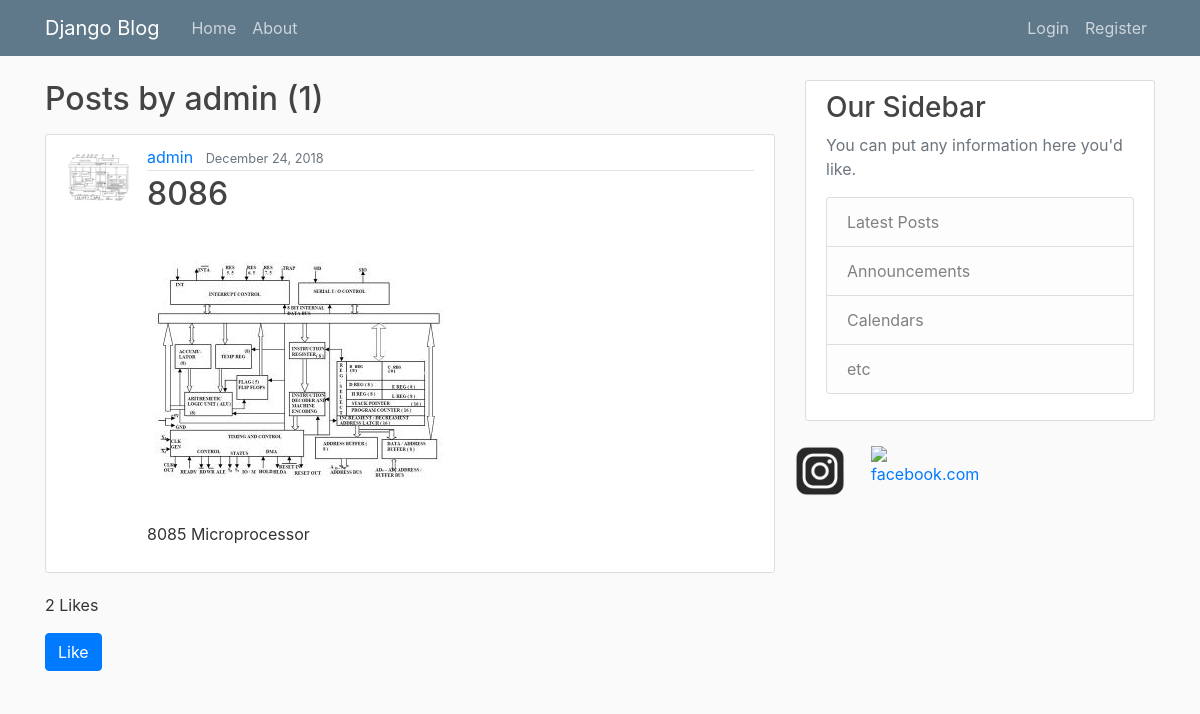
Screenshot of /user/admin with the database file from the repository.
### blog/models.py (models this page shows, shortened)
class Post(models.Model):
    title=models.CharField(max_length=100)
    content=models.TextField()
    image = models.ImageField(default='default.jpg', upload_to='post_pics')
    date_posted=models.DateTimeField(default=timezone.now)
    author=models.ForeignKey(User,on_delete=models.CASCADE)
    like=models.SmallIntegerField(default=0)
    liked_by=models.ManyToManyField(User,related_name='liked_by',blank=True)

### users/models.py (models this page shows, shortened)
class Profile(models.Model):
    user=models.OneToOneField(User,on_delete=models.CASCADE)
    image=models.ImageField(default='default.jpg',upload_to='profile_pics')

### blog/views.py (the view)
# urls.py: path('user/<str:username>', UserPostListView.as_view(), name='user-posts'),
class UserPostListView(ListView):
    model = Post
    template_name = 'blog/user_posts.html' #<app>/<model>_<viewtype>.html
    context_object_name = 'posts'
    paginate_by = 3
    def get_queryset(self):
        user=get_object_or_404(User,username=self.kwargs.get('username'))
        return Post.objects.filter(author=user).order_by('-date_posted')

### blog/templates/blog/user_posts.html (shortened to what this page needs)
{%extends 'blog/base.html'%}
{%block content%}
<h2 class="mb-3">Posts by {{view.kwargs.username}} ({{page_obj.paginator.count}})</h2>
    {%for post in posts%}
        <article class="media content-section">
            <img class ="rounded-circle article-img" src="{{ post.author.profile.image.url }}">
          <div class="media-body">
            <div class="article-metadata">
                    <a class="mr-2" href="{% url 'user-posts' post.author.username %}">{{ post.author }}</a>
              <small class="text-muted">{{ post.date_posted|date:"F d, Y"}}</small>
            </div>
            <h2><a class="article-title" href="{% url 'post-detail' post.id%}">{{ post.title }}</a></h2>
              <img src="{{ post.image.url }}">
            <p class="article-content">{{ post.content }}</p>
          </div>
        </article>
        <p>{{post.like}} Likes</p>
        {% if request.user in post.liked_by.all %}
            <form method="post" action="{% url 'post-like' %}">
                    {% csrf_token %}
                    <div class="mdeia-body mb-3">
                        <button class="btn btn-danger" type="submit" name="post_id" value="{{post.id}}">Unlike</button>
                    </div>
            </form>
        {% else %}
            <form method="post" action="{% url 'post-like' %}">
                    <div class="mdeia-body mb-3">
                        <button class="btn btn-primary" type="submit" name="post_id" value="{{post.id}}">Like</button>
                    </div>
            </form>
        {% endif %}
    {%endfor%}
{%endblock content%}

### blog/static/blog/main.css (style rules this page uses)
body { background: #fafafa; color: #333333; margin-top: 5rem; }
h1, h2, h3, h4, h5, h6 { color: #444444; }
.content-section { background: #ffffff; padding: 10px 20px; border: 1px solid #dddddd; border-radius: 3px; margin-bottom: 20px; }
.article-title { color: #444444; }
.article-content { white-space: pre-line; }
.article-img { height: 65px; width: 65px; margin-right: 16px; }
.article-metadata { padding-bottom: 1px; margin-bottom: 4px; border-bottom: 1px solid #e3e3e3 }

### rows the page displays
Post: author.profile.image (picture), author "admin", date_posted "December 24, 2018", title "8086", image (picture), content "8085 Microprocessor", like "2", {{ post.id }} 3 (drawn)

### other values shown
{{ view.kwargs.username }} "admin"
{{ page_obj.paginator.count }} "1"
